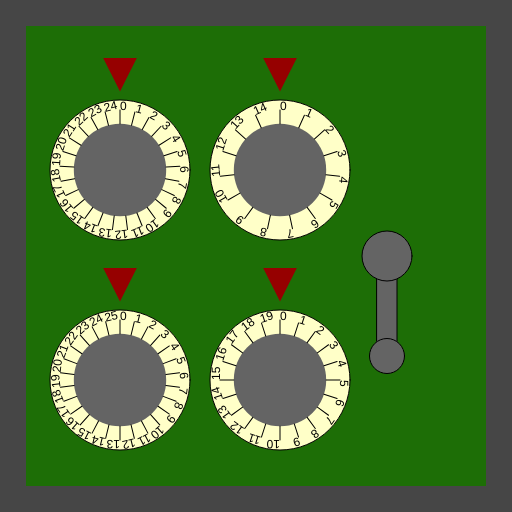
Frame 1 (no input)
Frame 60 (no input): identical to frame 1, image omitted
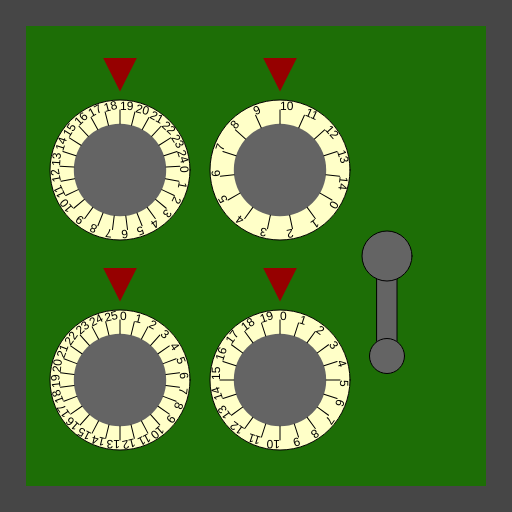
Frame 120 (the mouse pressed at the canvas centre since frame 60)

The p5.js sketch that drew these frames (run headless with seeded random() and noise() and a simulated clock; from frame 60 on, the mouse is pressed at the canvas centre):

// p5.js sketch
// ── sketch.js
/*

Officer: 6871370
CaseNum: 303-2-97863672-6871370

Case 303 - The Case of the Crooked Attorney
Stage 3 - The Gates Bank

I’ve made an appointment for you at the Gates Bank to retrieve your safe deposit box from the vault.
Actually you will break into Torvalds’ one.

Crack the safe by doing the following:

	Whilst the mouse is moving:
	- Make cryptic_box_key_0 equal to the value of mouseX
	- Use the 'min' function to prevent cryptic_box_key_0 from going above 19

	When the mouse button is released:
	- Increment cryptic_box_key_1 by 3
	- Use the 'constrain' function to prevent cryptic_box_key_1 from falling below 5 and going above 18

	When the mouse button is pressed:
	- Make cryptic_box_key_2 equal to the value of mouseX
	- Use the 'min' function to prevent cryptic_box_key_2 from going above 10

	When any key is released:
	- Decrement cryptic_box_key_3 by 2
	- Use the 'constrain' function to prevent cryptic_box_key_3 from falling below 4 and going above 15

	Whilst the mouse is being dragged:
	- Make cryptic_box_key_4 equal to the value of mouseX
	- Use the 'constrain' function to prevent cryptic_box_key_4 from falling below 20 and going above 80



This time you'll need to create the relevant event handlers yourself.

There are many possible ways of investigating this case, but you
should use ONLY the following commands:

	- The assignment operator aka. the equals sign !
	- mouseX, mouseY
	- Incrementing +=
	- Decrementing -=
	- min, max
	- constrain

*/

//declare the variables

var cryptic_box_key_0;
var cryptic_box_key_1;
var cryptic_box_key_2;
var cryptic_box_key_3;
var cryptic_box_key_4;


function preload()
{
	//IMAGES WILL BE LOADED HERE

}

function setup()
{
	createCanvas(512,512);

	//initialise the variables
	cryptic_box_key_0 = 0;
	cryptic_box_key_1 = 0;
	cryptic_box_key_2 = 0;
	cryptic_box_key_3 = 0;
	cryptic_box_key_4 = 0;

}

///////////////////EVENT HANDLERS///////////////////

//Create event handlers here to open the safe ...

function mouseMoved(){
	cryptic_box_key_0=min(19,mouseX);
}

function mouseReleased(){
	cryptic_box_key_1=constrain(cryptic_box_key_1+3,5,18);
}

function mousePressed(){
	cryptic_box_key_2=min(mouseX,10);
}

function keyReleased(){
	cryptic_box_key_3=constrain(cryptic_box_key_3-2,4,15);
}

function mouseDragged(){
	cryptic_box_key_4=constrain(mouseX,20,80);
}
///////////////DO NOT CHANGE CODE BELOW THIS POINT///////////////////

function draw()
{

	//Draw the safe door
	background(70);
	noStroke();
	fill(29,110,6);
	rect(26,26,width-52,width-52);

	//Draw the combination dials
	push();
	translate(120,170);
	drawDial(140,cryptic_box_key_0, 25);
	pop();

	push();
	translate(120,380);
	drawDial(140,cryptic_box_key_1, 26);
	pop();

	push();
	translate(280,170);
	drawDial(140,cryptic_box_key_2, 15);
	pop();

	push();
	translate(280,380);
	drawDial(140,cryptic_box_key_3, 20);
	pop();

	//Draw the lever
	push();
	translate(width - 125,256);
	drawLever(cryptic_box_key_4);
	pop();


}

function drawDial(diameter,num,maxNum)
{
	//the combination lock

	var r = diameter * 0.5;
	var p = r * 0.6;

	stroke(0);
	fill(255,255,200);
	ellipse(0,0,diameter,diameter);
	fill(100);
	noStroke();
	ellipse(0,0,diameter*0.66,diameter*0.66);
	fill(150,0,0);
	triangle(
		-p * 0.4,-r-p,
		p * 0.4,-r-p,
		0,-r-p/5
	);

	noStroke();

	push();
	var inc = 360/maxNum;

	rotate(radians(-num * inc));
	for(var i = 0; i < maxNum; i++)
	{
		push();
		rotate(radians(i * inc));
		stroke(0);
		line(0,-r*0.66,0,-(r-10));
		noStroke();
		fill(0);
		text(i,0,-(r-10));
		pop();
	}

	pop();
}

function drawLever(rot)
{
	push();
	rotate(radians(-rot))
	stroke(0);
	fill(100);
	rect(-10,0,20,100);
	ellipse(0,0,50,50);
	ellipse(0,100,35,35);
	pop();
}
